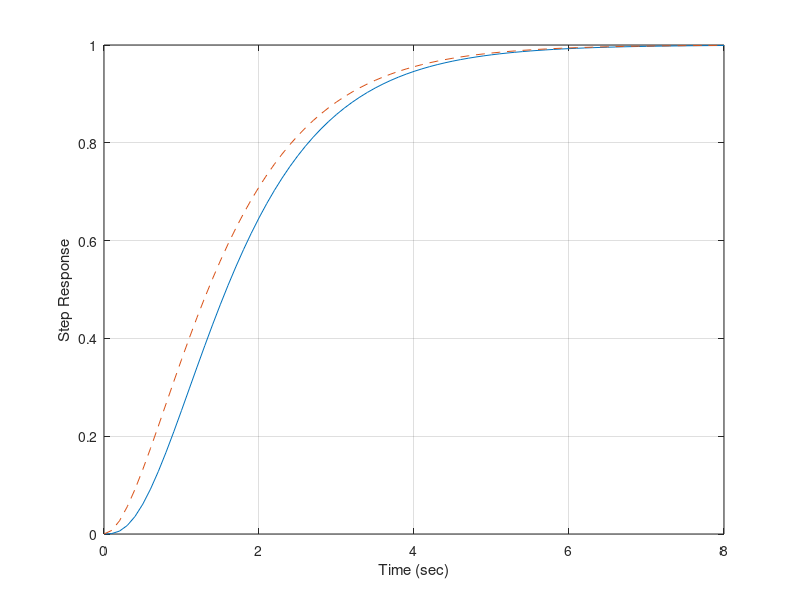

MATLAB code to generate this figure:
% Chapter 5: Figure 5.41

%

%    Compare step response for second-order approximation

%

num1=[6]; den1=[1 6 11 6]; sys1=tf(num1,den1);

num2=[1.6]; den2=[1 2.584 1.6]; sys2=tf(num2,den2);

t=[0:0.1:8];

[y1,T1]=step(sys1,t);

[y2,T2]=step(sys2,t);

plot(T1,y1,T2,y2,'--'), grid

xlabel('Time (sec)'), ylabel('Step Response')
